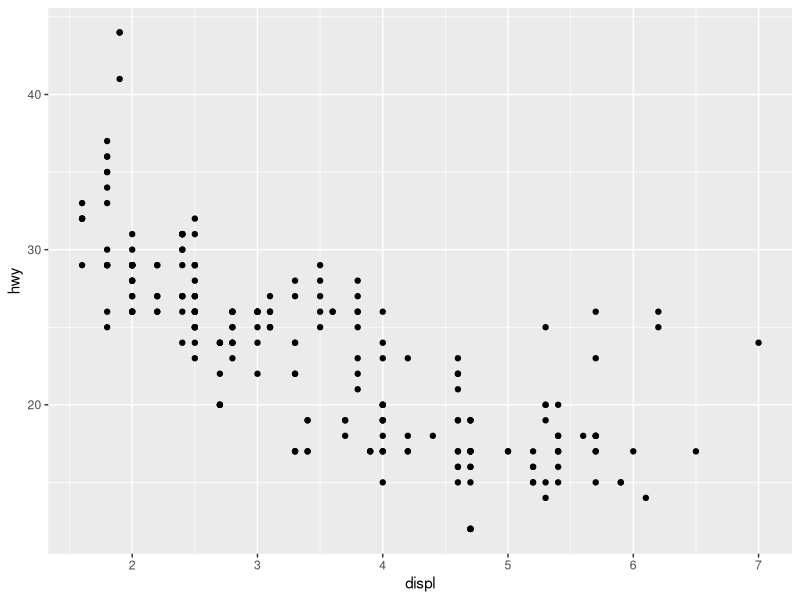
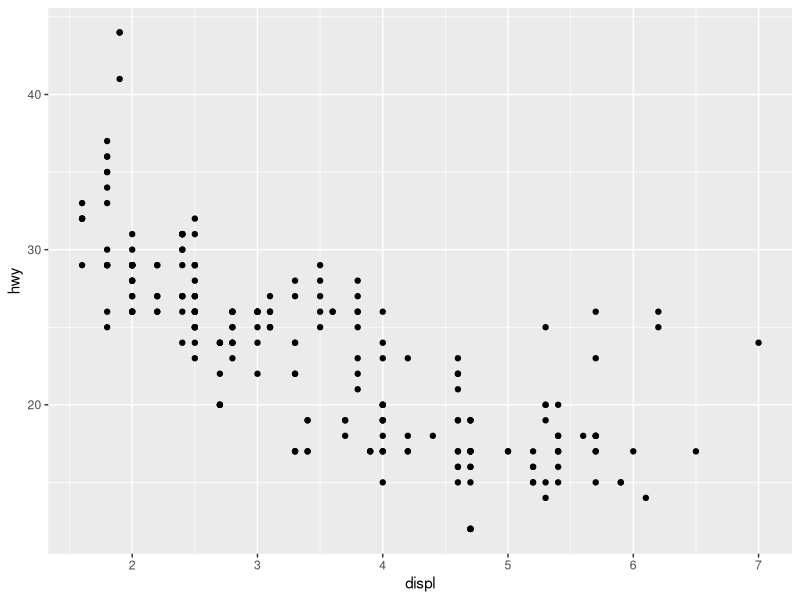
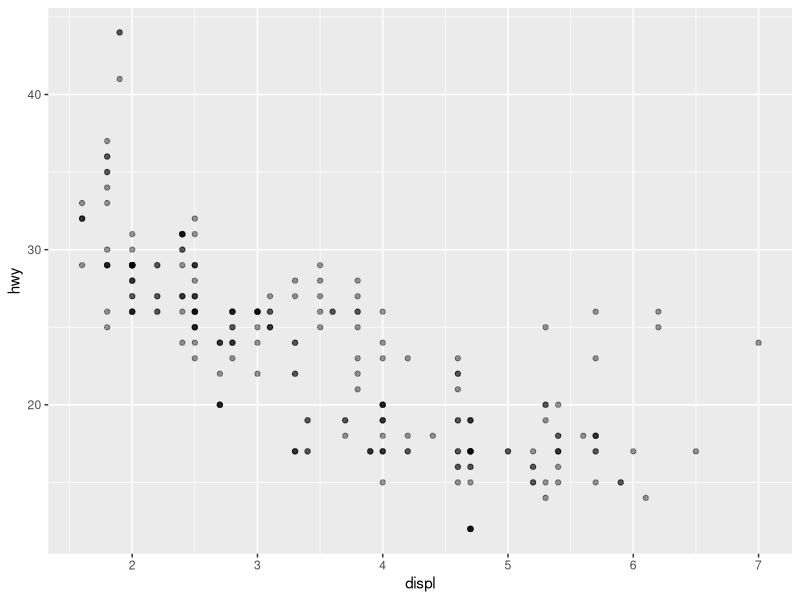
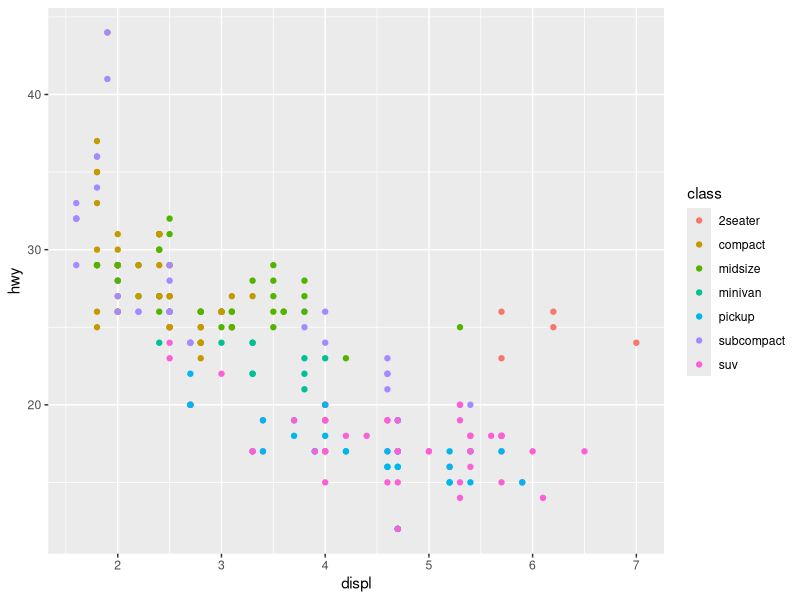
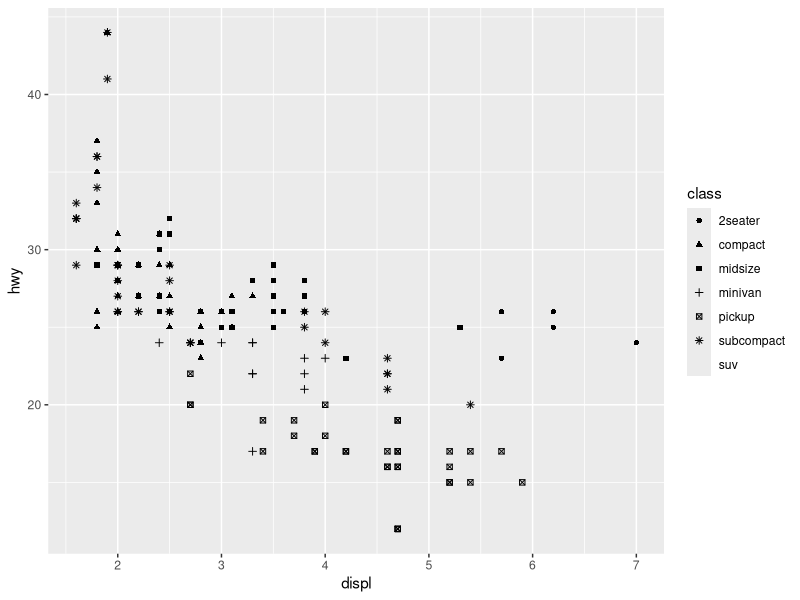
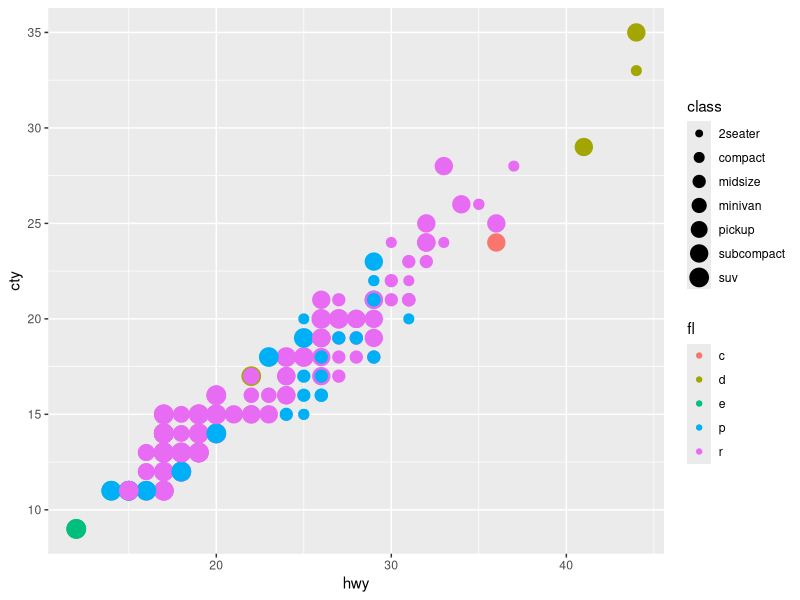

The R source for these figures, in order:
## ---- chunk 1

library(tidyverse)

knitr::opts_chunk$set(echo = TRUE, message = TRUE)
## ---- chunk 2
mpg
## ---- chunk 3
ggplot(data = mpg, aes(x = displ, y = hwy)) + geom_point()
## ---- chunk 4
#assign this plot to a variable

car_plot <- ggplot(data = mpg, aes(displ, hwy))
## ---- chunk 5
car_plot + geom_point()
## ---- chunk 6
ggplot(data = mpg, aes(x = displ, y = hwy)) +
  geom_point(alpha = 0.4)
## ---- chunk 7
ggplot(data = mpg, aes(x = displ, y = hwy)) + 
  geom_point(aes(color = class))
## ---- chunk 8
ggplot(data = mpg) + 
  geom_point(aes(x = displ, y = hwy, shape = class))
## ---- chunk 9
ggplot(data = mpg, aes(x = hwy, y = cty)) +
  geom_point(aes(size = class, color = fl))
